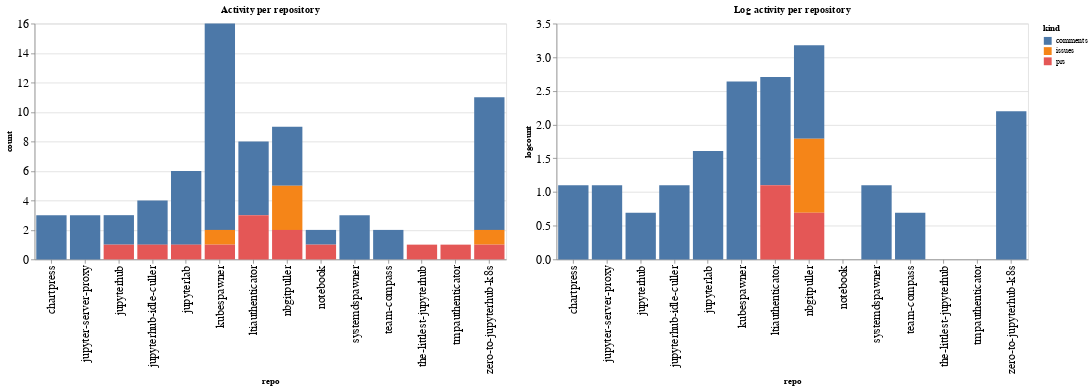

The cell this chart's notebook holds for it:
### Code cell
ch1 = alt.Chart(repo_summaries, width=600, title="Activity per repository").mark_bar().encode(
    x='repo',
    y='count',
    color='kind',
    tooltip="kind"
)

ch2 = alt.Chart(repo_summaries, width=600, title="Log activity per repository").mark_bar().encode(
    x='repo',
    y='logcount',
    color='kind',
    tooltip="kind"
)

ch1 | ch2

### Figure 1 — Vega-Lite specification as saved in the notebook (floating-point values rounded to 4 significant figures)
{"config": {"axisLeft": {"labelFontSize": 15}, "axisBottom": {"labelFontSize": 15}}, "hconcat": [{"mark": "bar", "encoding": {"color": {"type": "nominal", "field": "kind"}, "tooltip": {"type": "nominal", "field": "kind"}, "x": {"type": "nominal", "field": "repo"}, "y": {"type": "quantitative", "field": "count"}}, "title": "Activity per repository", "width": 600}, {"mark": "bar", "encoding": {"color": {"type": "nominal", "field": "kind"}, "tooltip": {"type": "nominal", "field": "kind"}, "x": {"type": "nominal", "field": "repo"}, "y": {"type": "quantitative", "field": "logcount"}}, "title": "Log activity per repository", "width": 600}], "data": {"name": "data-bf3bc87776294a575d5a571083f1d1ed"}, "$schema": "https://vega.github.io/schema/vega-lite/v4.8.1.json", "datasets": {"data-bf3bc87776294a575d5a571083f1d1ed": [{"repo": "chartpress", "kind": "comments", "count": 3, "logcount": 1.099}, {"repo": "jupyter-server-proxy", "kind": "comments", "count": 3, "logcount": 1.099}, {"repo": "jupyterhub", "kind": "comments", "count": 2, "logcount": 0.6931}, {"repo": "jupyterhub", "kind": "prs", "count": 1, "logcount": 0.0}, {"repo": "jupyterhub-idle-culler", "kind": "comments", "count": 3, "logcount": 1.099}, {"repo": "jupyterhub-idle-culler", "kind": "prs", "count": 1, "logcount": 0.0}, {"repo": "jupyterlab", "kind": "comments", "count": 5, "logcount": 1.609}, {"repo": "jupyterlab", "kind": "prs", "count": 1, "logcount": 0.0}, {"repo": "kubespawner", "kind": "comments", "count": 14, "logcount": 2.639}, {"repo": "kubespawner", "kind": "issues", "count": 1, "logcount": 0.0}, {"repo": "kubespawner", "kind": "prs", "count": 1, "logcount": 0.0}, {"repo": "ltiauthenticator", "kind": "comments", "count": 5, "logcount": 1.609}, {"repo": "ltiauthenticator", "kind": "prs", "count": 3, "logcount": 1.099}, {"repo": "nbgitpuller", "kind": "comments", "count": 4, "logcount": 1.386}, {"repo": "nbgitpuller", "kind": "issues", "count": 3, "logcount": 1.099}, {"repo": "nbgitpuller", "kind": "prs", "count": 2, "logcount": 0.6931}, {"repo": "notebook", "kind": "comments", "count": 1, "logcount": 0.0}, {"repo": "notebook", "kind": "prs", "count": 1, "logcount": 0.0}, {"repo": "systemdspawner", "kind": "comments", "count": 3, "logcount": 1.099}, {"repo": "team-compass", "kind": "comments", "count": 2, "logcount": 0.6931}, {"repo": "the-littlest-jupyterhub", "kind": "prs", "count": 1, "logcount": 0.0}, {"repo": "tmpauthenticator", "kind": "prs", "count": 1, "logcount": 0.0}, {"repo": "zero-to-jupyterhub-k8s", "kind": "comments", "count": 9, "logcount": 2.197}, {"repo": "zero-to-jupyterhub-k8s", "kind": "issues", "count": 1, "logcount": 0.0}, {"repo": "zero-to-jupyterhub-k8s", "kind": "prs", "count": 1, "logcount": 0.0}]}}
